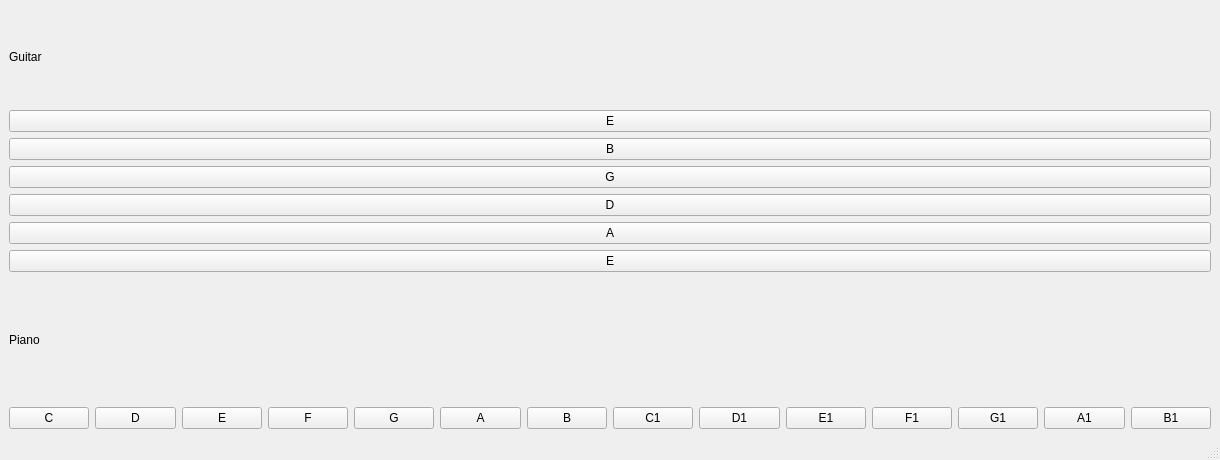
<?xml version="1.0" encoding="UTF-8"?>
<ui version="4.0">
 <class>MainWindow</class>
 <widget class="QMainWindow" name="MainWindow">
  <property name="geometry">
   <rect>
    <x>0</x>
    <y>0</y>
    <width>1220</width>
    <height>460</height>
   </rect>
  </property>
  <property name="windowTitle">
   <string>MainWindow</string>
  </property>
  <widget class="QWidget" name="centralwidget">
   <layout class="QVBoxLayout" name="verticalLayout_3">
    <item>
     <layout class="QVBoxLayout" name="verticalLayout">
      <item>
       <widget class="QLabel" name="guitar">
        <property name="text">
         <string>Guitar</string>
        </property>
       </widget>
      </item>
      <item>
       <widget class="QPushButton" name="Eg">
        <property name="text">
         <string>E</string>
        </property>
        <property name="shortcut">
         <string>E</string>
        </property>
       </widget>
      </item>
      <item>
       <widget class="QPushButton" name="Bg">
        <property name="text">
         <string>B</string>
        </property>
        <property name="shortcut">
         <string>B</string>
        </property>
       </widget>
      </item>
     </layout>
    </item>
    <item>
     <widget class="QPushButton" name="Gg">
      <property name="text">
       <string>G</string>
      </property>
      <property name="shortcut">
       <string>G</string>
      </property>
     </widget>
    </item>
    <item>
     <widget class="QPushButton" name="Dg">
      <property name="text">
       <string>D</string>
      </property>
      <property name="shortcut">
       <string>D</string>
      </property>
     </widget>
    </item>
    <item>
     <widget class="QPushButton" name="Ag">
      <property name="text">
       <string>A</string>
      </property>
      <property name="shortcut">
       <string>A</string>
      </property>
     </widget>
    </item>
    <item>
     <widget class="QPushButton" name="Eg_2">
      <property name="text">
       <string>E</string>
      </property>
      <property name="shortcut">
       <string>Space</string>
      </property>
     </widget>
    </item>
    <item>
     <layout class="QVBoxLayout" name="verticalLayout_2">
      <item>
       <widget class="QLabel" name="piano">
        <property name="text">
         <string>Piano</string>
        </property>
       </widget>
      </item>
      <item>
       <layout class="QHBoxLayout" name="horizontalLayout">
        <item>
         <widget class="QPushButton" name="C">
          <property name="text">
           <string>C</string>
          </property>
          <property name="shortcut">
           <string>1</string>
          </property>
         </widget>
        </item>
        <item>
         <widget class="QPushButton" name="D">
          <property name="text">
           <string>D</string>
          </property>
          <property name="shortcut">
           <string>2</string>
          </property>
         </widget>
        </item>
        <item>
         <widget class="QPushButton" name="E">
          <property name="text">
           <string>E</string>
          </property>
          <property name="shortcut">
           <string>3</string>
          </property>
         </widget>
        </item>
        <item>
         <widget class="QPushButton" name="F">
          <property name="text">
           <string>F</string>
          </property>
          <property name="shortcut">
           <string>4</string>
          </property>
         </widget>
        </item>
        <item>
         <widget class="QPushButton" name="G">
          <property name="text">
           <string>G</string>
          </property>
          <property name="shortcut">
           <string>5</string>
          </property>
         </widget>
        </item>
        <item>
         <widget class="QPushButton" name="A">
          <property name="text">
           <string>A</string>
          </property>
          <property name="shortcut">
           <string>6</string>
          </property>
         </widget>
        </item>
        <item>
         <widget class="QPushButton" name="B">
          <property name="text">
           <string>B</string>
          </property>
          <property name="shortcut">
           <string>7</string>
          </property>
         </widget>
        </item>
        <item>
         <widget class="QPushButton" name="C1">
          <property name="text">
           <string>C1</string>
          </property>
          <property name="shortcut">
           <string>8</string>
          </property>
         </widget>
        </item>
        <item>
         <widget class="QPushButton" name="D1">
          <property name="text">
           <string>D1</string>
          </property>
          <property name="shortcut">
           <string>9</string>
          </property>
         </widget>
        </item>
        <item>
         <widget class="QPushButton" name="E1">
          <property name="text">
           <string>E1</string>
          </property>
          <property name="shortcut">
           <string>0</string>
          </property>
         </widget>
        </item>
        <item>
         <widget class="QPushButton" name="F1">
          <property name="text">
           <string>F1</string>
          </property>
          <property name="shortcut">
           <string>-</string>
          </property>
         </widget>
        </item>
        <item>
         <widget class="QPushButton" name="G1">
          <property name="text">
           <string>G1</string>
          </property>
          <property name="shortcut">
           <string>=</string>
          </property>
         </widget>
        </item>
        <item>
         <widget class="QPushButton" name="A1">
          <property name="text">
           <string>A1</string>
          </property>
          <property name="shortcut">
           <string>Backspace</string>
          </property>
         </widget>
        </item>
        <item>
         <widget class="QPushButton" name="B1">
          <property name="text">
           <string>B1</string>
          </property>
          <property name="shortcut">
           <string>NumLock</string>
          </property>
         </widget>
        </item>
       </layout>
      </item>
     </layout>
    </item>
   </layout>
  </widget>
  <widget class="QMenuBar" name="menubar">
   <property name="geometry">
    <rect>
     <x>0</x>
     <y>0</y>
     <width>1220</width>
     <height>22</height>
    </rect>
   </property>
  </widget>
  <widget class="QStatusBar" name="statusbar"/>
 </widget>
 <resources/>
 <connections/>
</ui>
